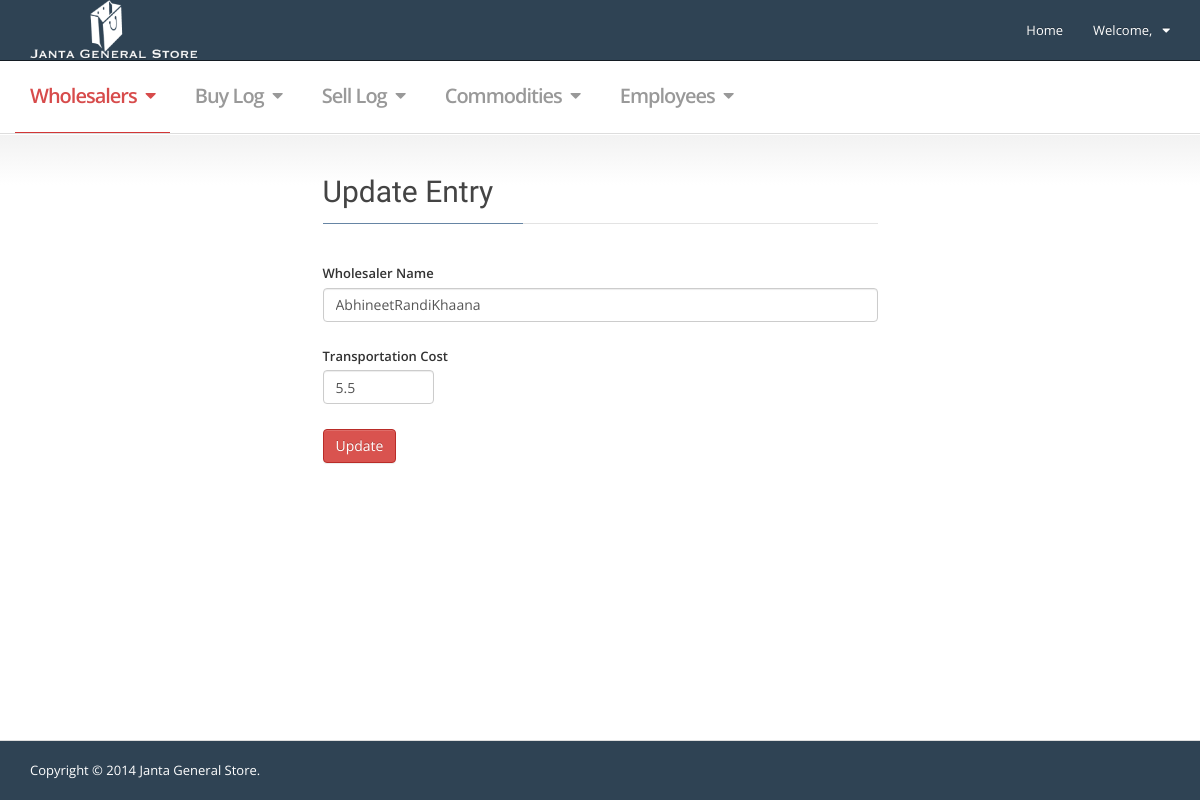
The app's page /wholesaler_edit_entry.php?id=1, older data.
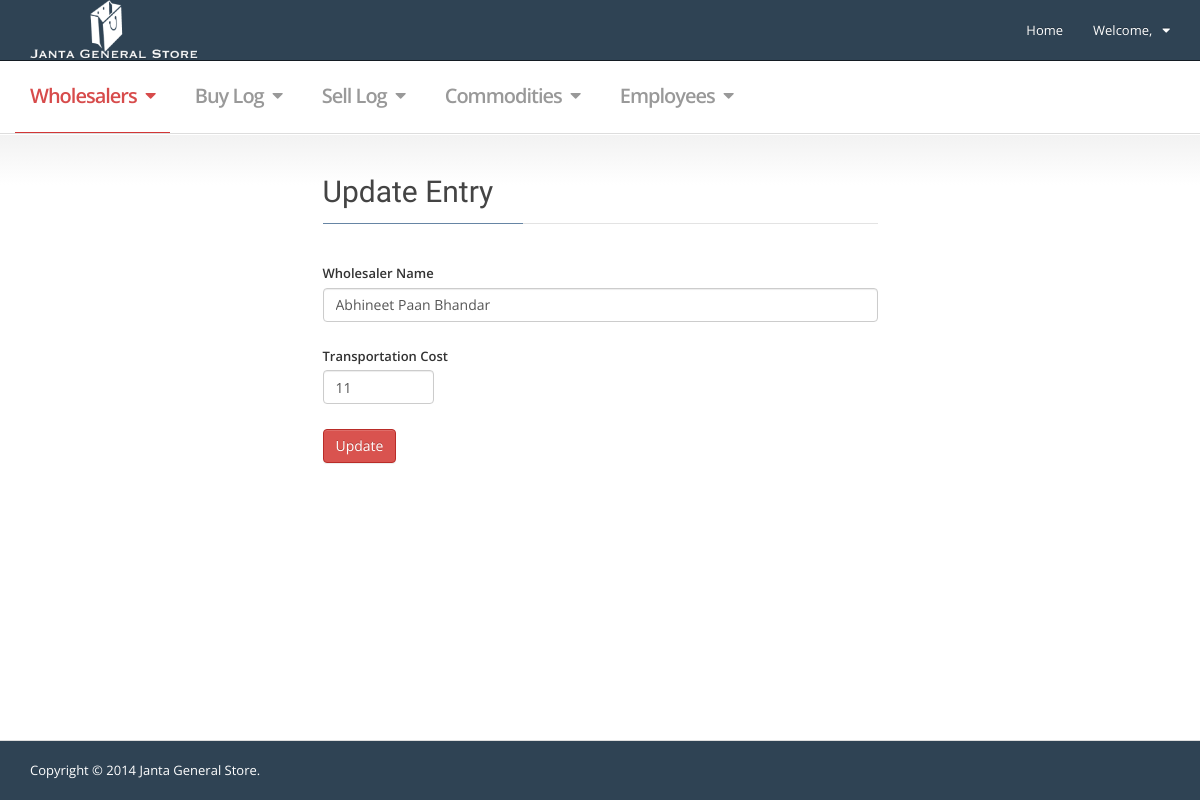
The same page, newer data.
### tables this page shows
CREATE TABLE IF NOT EXISTS `wholesalers` (
  `id` int(11) NOT NULL AUTO_INCREMENT,
  `name` varchar(30) NOT NULL,
  `transportation_cost` varchar(15) NOT NULL,
  PRIMARY KEY (`id`)
);

### wholesaler_edit_entry.php (the view, shortened to what this page needs)
<!DOCTYPE html>
 <html lang="en" class="no-js">
<head>
  <link rel="stylesheet" href="./css/font-awesome.min.css">
  <link rel="stylesheet" href="./css/bootstrap.min.css">
  <link rel="stylesheet" href="./css/mvpready-admin.css">
  <link rel="stylesheet" href="./css/mvpready-flat.css">
</head>
<body class=" ">
<div id="wrapper">
  <?php
            include_once("navbar.php");
  ?>
  <div class="content">
    <div class="container">
      <div class="row">
        <div class="col-md-6 col-md-push-3 col-sm-8 col-sm-push-2 ">
          <div class="portlet">
            <h2 class="portlet-title">
              <u>Update Entry</u>
            </h2>
            <div class="portlet-body">
              <form action="scripts/update_wholesaler.php" data-validate="parsley" class="form parsley-form">
<?php
require 'scripts/config_sql.php';
$id = @$_GET['id'];
$data_row = $mysqli->query("SELECT * FROM wholesalers WHERE id='$id' LIMIT 1")->fetch_assoc();
?>
                <div class="form-group">
                  <label for="name">Wholesaler Name</label>
                  <input value="<?php echo $data_row['name'];?>" type="text" id="empname" name="name" class="form-control parsley-validated" data-required="true">
                </div>
                <div class="form-group">
                  <label for="transportation_cost">Transportation Cost</label>
                  <input value="<?php echo $data_row['transportation_cost'];?>" type="number" id="trans_cost" name="transportation_cost" step="0.01" class="form-control half-width parsley-validated" data-required="true">
                </div>
                <div class="form-group">
                  <button type="submit" class="btn btn-danger">Update</button>
                </div>
              </form>
            </div>
          </div>
        </div>
      </div>
    </div>
  </div>
</div>
<footer class="footer">
  <div class="container">
    <p class="pull-left">Copyright &copy; 2014 Janta General Store.</p>
  </div>
</footer>
</body>
</html>

Row changes from the older to the newer data that the page shows:
changed wholesalers: name "AbhineetRandiKhaana" → "Abhineet Paan Bhandar"; transportation_cost "5.5" → "11"
